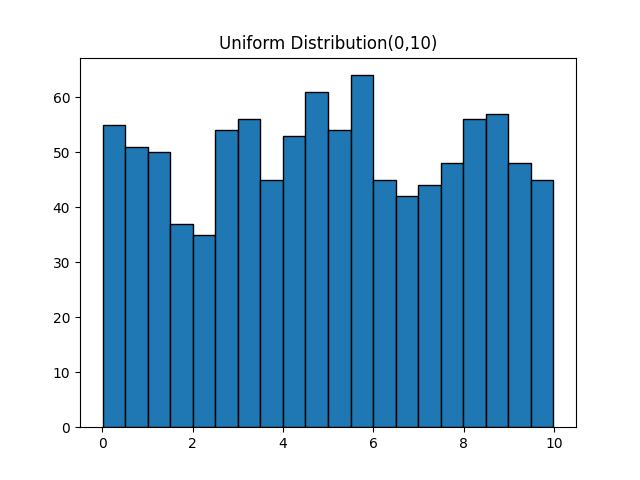

Generate this figure with Python:
import numpy as np
import matplotlib.pyplot as plt

# Generate 1000 randome values between 0 and 10
data = np.random.uniform(0,10,1000)

plt.hist(data, bins = 20, edgecolor = 'black')
plt.title("Uniform Distribution(0,10)")
plt.show()
